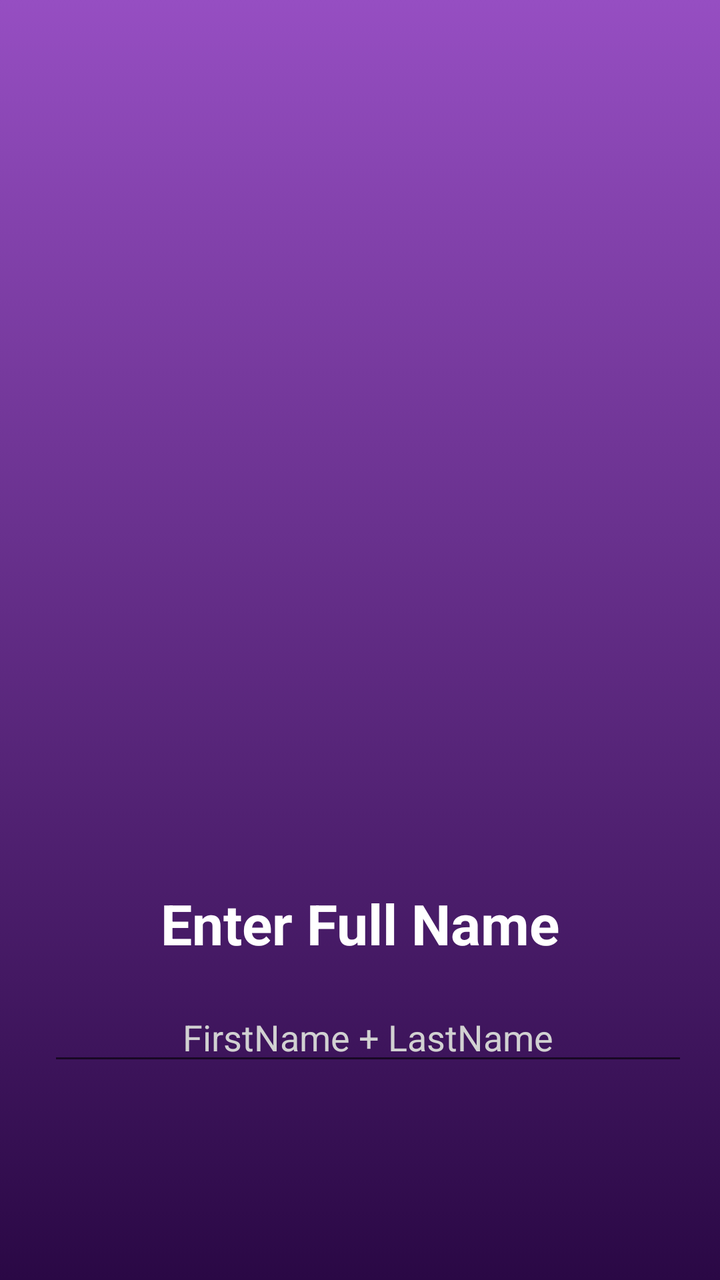
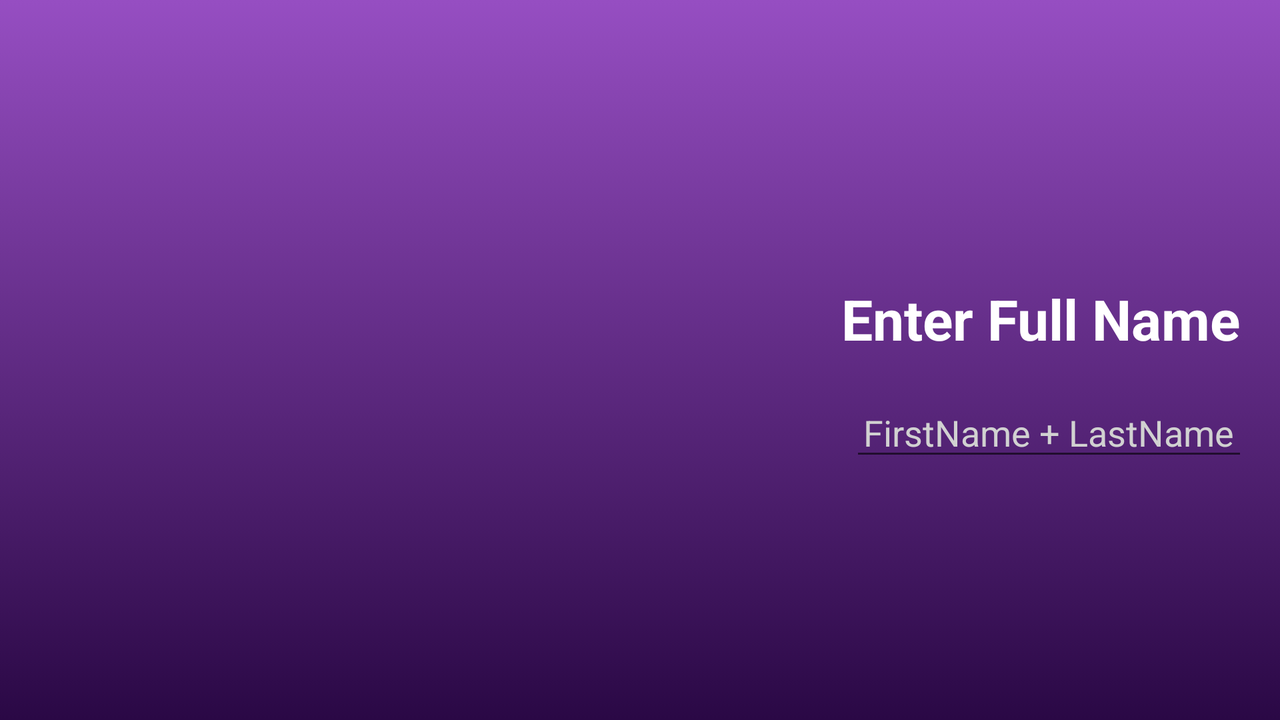

Two renders of one Android screen. The first uses the default layout on a phone; the second uses the alternative layout the repository ships for a different screen configuration, on a matching device. The two XML files are below.
<!-- AndroidManifest.xml: application theme Theme.478EditContactApp -->
<!-- res/layout/activity_edit_name.xml -->
<?xml version="1.0" encoding="utf-8"?>
<androidx.constraintlayout.widget.ConstraintLayout xmlns:android="http://schemas.android.com/apk/res/android"
    xmlns:app="http://schemas.android.com/apk/res-auto"
    xmlns:tools="http://schemas.android.com/tools"
    android:layout_width="match_parent"
    android:layout_height="match_parent"
    android:background="@drawable/app_background"
    tools:context=".EditName">

    <ImageView
        android:id="@+id/edit_text_img_view"
        android:layout_width="382dp"
        android:layout_height="395dp"
        android:layout_marginStart="12dp"
        android:layout_marginTop="32dp"
        android:layout_marginEnd="12dp"
        app:layout_constraintEnd_toEndOf="parent"
        app:layout_constraintStart_toStartOf="parent"
        app:layout_constraintTop_toTopOf="parent"
        app:srcCompat="@drawable/people_img" />

    <TextView
        android:id="@+id/enter_name_text"
        android:layout_width="0dp"
        android:layout_height="wrap_content"
        android:layout_marginTop="16dp"
        android:text="@string/enter_full_name"
        android:textAlignment="center"
        android:textColor="#FFFFFF"
        android:textColorLink="#FFFFFF"
        android:textSize="28sp"
        android:textStyle="bold"
        app:layout_constraintEnd_toEndOf="parent"
        app:layout_constraintStart_toStartOf="parent"
        app:layout_constraintTop_toBottomOf="@+id/edit_text_img_view" />

    <EditText
        android:id="@+id/editTextFullName"
        android:layout_width="0dp"
        android:layout_height="wrap_content"
        android:layout_marginStart="24dp"
        android:layout_marginTop="16dp"
        android:layout_marginEnd="16dp"
        android:ems="10"
        android:hint="@string/edit_text_hint"
        android:inputType="textPersonName"
        android:imeOptions="actionDone"
        android:shadowColor="#FFFFFF"
        android:textAlignment="center"
        android:textColor="#FFFEFE"
        android:textColorHint="#D1D1D1"
        app:layout_constraintEnd_toEndOf="parent"
        app:layout_constraintStart_toStartOf="parent"
        app:layout_constraintTop_toBottomOf="@+id/enter_name_text" />
</androidx.constraintlayout.widget.ConstraintLayout>
<!-- resources referenced by this layout -->
<resources>
  <!-- drawable app_background (drawable) -->
  <?xml version="1.0" encoding="utf-8"?>
  <selector xmlns:android="http://schemas.android.com/apk/res/android">
      <item>
      <shape
          xmlns:android="http://schemas.android.com/apk/res/android"
          android:shape="rectangle">
           <gradient android:angle="90"
               android:startColor="@color/gradient_start"
              android:endColor="@color/gradient_end"
              android:type="linear" />
      </shape>
      </item>
  </selector>
  <string name="edit_text_hint">FirstName + LastName</string>
  <string name="enter_full_name">Enter Full Name</string>
  <style name="Theme.478EditContactApp" parent="Theme.MaterialComponents.DayNight.NoActionBar">
          
          <item name="colorPrimary">@color/purple_500</item>
          <item name="colorPrimaryVariant">@color/purple_700</item>
          <item name="colorOnPrimary">@color/white</item>
          
          <item name="colorSecondary">@color/teal_200</item>
          <item name="colorSecondaryVariant">@color/teal_700</item>
          <item name="colorOnSecondary">@color/black</item>
          
          <item name="customColorValue">@color/gradient_end</item>
          <item name="android:statusBarColor" tools:targetApi="l">?attr/customColorValue</item>
          
      </style>
  <color name="gradient_start">#2a0845</color>
  <color name="gradient_end">#964ec2</color>
  <color name="purple_500">#FF6200EE</color>
  <color name="purple_700">#FF3700B3</color>
  <color name="white">#FFFFFFFF</color>
  <color name="teal_200">#FF03DAC5</color>
  <color name="teal_700">#FF018786</color>
  <color name="black">#FF000000</color>
</resources>
<!-- res/layout-land/activity_edit_name.xml (the repository's variant of the layout above) -->
<!-- drawn on the phone turned sideways -->
<?xml version="1.0" encoding="utf-8"?>
<androidx.constraintlayout.widget.ConstraintLayout xmlns:android="http://schemas.android.com/apk/res/android"
    xmlns:app="http://schemas.android.com/apk/res-auto"
    xmlns:tools="http://schemas.android.com/tools"
    android:layout_width="match_parent"
    android:layout_height="match_parent"
    android:background="@drawable/app_background"
    tools:context=".EditName">

    <LinearLayout
        android:layout_width="match_parent"
        android:layout_height="match_parent"
        android:orientation="horizontal"
        app:layout_constraintBottom_toBottomOf="parent"
        app:layout_constraintEnd_toEndOf="parent"
        app:layout_constraintStart_toStartOf="parent"
        app:layout_constraintTop_toTopOf="parent">

        <ImageView
            android:id="@+id/imageView"
            android:layout_width="802dp"
            android:layout_height="match_parent"
            android:layout_weight="1"
            app:srcCompat="@drawable/people_img" />

        <LinearLayout
            android:layout_width="match_parent"
            android:layout_height="match_parent"
            android:layout_weight="1"
            android:gravity="center_vertical"
            android:orientation="vertical">

            <TextView
                android:id="@+id/enter_name_text"
                android:layout_width="match_parent"
                android:layout_height="wrap_content"
                android:layout_marginTop="16dp"
                android:text="@string/enter_full_name"
                android:textAlignment="center"
                android:textColor="#FFFFFF"
                android:textColorLink="#FFFFFF"
                android:textSize="28sp"
                android:textStyle="bold" />

            <EditText
                android:id="@+id/editTextFullName"
                android:layout_width="match_parent"
                android:layout_height="wrap_content"
                android:layout_marginStart="24dp"
                android:layout_marginTop="16dp"
                android:layout_marginEnd="16dp"
                android:ems="10"
                android:hint="@string/edit_text_hint"
                android:inputType="textPersonName"
                android:imeOptions="actionDone"
                android:shadowColor="#FFFFFF"
                android:textAlignment="center"
                android:textColor="#FFFEFE"
                android:textColorHint="#D1D1D1" />
        </LinearLayout>

    </LinearLayout>
</androidx.constraintlayout.widget.ConstraintLayout>
